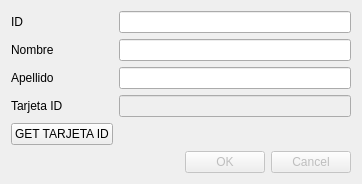
<?xml version="1.0" encoding="UTF-8"?>
<ui version="4.0">
 <class>Agregar</class>
 <widget class="QDialog" name="Agregar">
  <property name="enabled">
   <bool>true</bool>
  </property>
  <property name="geometry">
   <rect>
    <x>0</x>
    <y>0</y>
    <width>362</width>
    <height>184</height>
   </rect>
  </property>
  <property name="windowTitle">
   <string>Dialog</string>
  </property>
  <layout class="QFormLayout" name="formLayout">
   <item row="0" column="0">
    <widget class="QLabel" name="lbID">
     <property name="text">
      <string>ID</string>
     </property>
    </widget>
   </item>
   <item row="0" column="1">
    <widget class="QLineEdit" name="leID">
     <property name="enabled">
      <bool>true</bool>
     </property>
     <property name="readOnly">
      <bool>false</bool>
     </property>
    </widget>
   </item>
   <item row="1" column="0">
    <widget class="QLabel" name="lbNombre">
     <property name="text">
      <string>Nombre</string>
     </property>
    </widget>
   </item>
   <item row="1" column="1">
    <widget class="QLineEdit" name="leNombre"/>
   </item>
   <item row="2" column="0">
    <widget class="QLabel" name="lbApellido">
     <property name="text">
      <string>Apellido</string>
     </property>
    </widget>
   </item>
   <item row="2" column="1">
    <widget class="QLineEdit" name="leApellido"/>
   </item>
   <item row="3" column="0">
    <widget class="QLabel" name="lbTarjetaID">
     <property name="text">
      <string>Tarjeta ID</string>
     </property>
    </widget>
   </item>
   <item row="3" column="1">
    <widget class="QLineEdit" name="leTarjetaID">
     <property name="enabled">
      <bool>false</bool>
     </property>
     <property name="readOnly">
      <bool>false</bool>
     </property>
    </widget>
   </item>
   <item row="4" column="1">
    <spacer name="verticalSpacer">
     <property name="orientation">
      <enum>Qt::Vertical</enum>
     </property>
     <property name="sizeHint" stdset="0">
      <size>
       <width>20</width>
       <height>40</height>
      </size>
     </property>
    </spacer>
   </item>
   <item row="5" column="1">
    <widget class="QDialogButtonBox" name="buttonBox">
     <property name="enabled">
      <bool>false</bool>
     </property>
     <property name="orientation">
      <enum>Qt::Horizontal</enum>
     </property>
     <property name="standardButtons">
      <set>QDialogButtonBox::Cancel|QDialogButtonBox::Ok</set>
     </property>
    </widget>
   </item>
   <item row="4" column="0">
    <widget class="QPushButton" name="pushButton">
     <property name="text">
      <string>GET TARJETA ID</string>
     </property>
    </widget>
   </item>
  </layout>
 </widget>
 <resources/>
 <connections>
  <connection>
   <sender>buttonBox</sender>
   <signal>accepted()</signal>
   <receiver>Agregar</receiver>
   <slot>accept()</slot>
   <hints>
    <hint type="sourcelabel">
     <x>257</x>
     <y>174</y>
    </hint>
    <hint type="destinationlabel">
     <x>157</x>
     <y>274</y>
    </hint>
   </hints>
  </connection>
  <connection>
   <sender>buttonBox</sender>
   <signal>rejected()</signal>
   <receiver>Agregar</receiver>
   <slot>reject()</slot>
   <hints>
    <hint type="sourcelabel">
     <x>325</x>
     <y>174</y>
    </hint>
    <hint type="destinationlabel">
     <x>286</x>
     <y>274</y>
    </hint>
   </hints>
  </connection>
  <connection>
   <sender>pushButton</sender>
   <signal>clicked(bool)</signal>
   <receiver>buttonBox</receiver>
   <slot>setDisabled(bool)</slot>
   <hints>
    <hint type="sourcelabel">
     <x>81</x>
     <y>124</y>
    </hint>
    <hint type="destinationlabel">
     <x>154</x>
     <y>162</y>
    </hint>
   </hints>
  </connection>
 </connections>
</ui>
